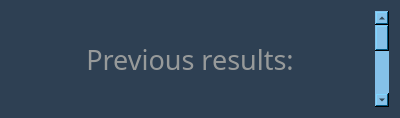
<?xml version="1.0" encoding="UTF-8"?>
<ui version="4.0">
 <class>Leader_board</class>
 <widget class="QDialog" name="Leader_board">
  <property name="geometry">
   <rect>
    <x>0</x>
    <y>0</y>
    <width>400</width>
    <height>118</height>
   </rect>
  </property>
  <property name="windowTitle">
   <string>Previous Results</string>
  </property>
  <property name="styleSheet">
   <string notr="true">background: #2E4053;</string>
  </property>
  <layout class="QHBoxLayout" name="horizontalLayout">
   <item>
    <layout class="QVBoxLayout" name="verticalLayout">
     <item>
      <widget class="QLabel" name="label">
       <property name="font">
        <font>
         <family>Playbill</family>
         <pointsize>20</pointsize>
        </font>
       </property>
       <property name="styleSheet">
        <string notr="true">color: #979A9A;</string>
       </property>
       <property name="text">
        <string>Previous results:</string>
       </property>
       <property name="alignment">
        <set>Qt::AlignCenter</set>
       </property>
      </widget>
     </item>
     <item>
      <layout class="QVBoxLayout" name="leadersLayout"/>
     </item>
    </layout>
   </item>
   <item>
    <widget class="QScrollBar" name="verticalScrollBar">
     <property name="palette">
      <palette>
       <active>
        <colorrole role="WindowText">
         <brush brushstyle="SolidPattern">
          <color alpha="255">
           <red>0</red>
           <green>0</green>
           <blue>0</blue>
          </color>
         </brush>
        </colorrole>
        <colorrole role="Button">
         <brush brushstyle="SolidPattern">
          <color alpha="255">
           <red>0</red>
           <green>170</green>
           <blue>255</blue>
          </color>
         </brush>
        </colorrole>
        <colorrole role="Light">
         <brush brushstyle="SolidPattern">
          <color alpha="255">
           <red>127</red>
           <green>213</green>
           <blue>255</blue>
          </color>
         </brush>
        </colorrole>
        <colorrole role="Midlight">
         <brush brushstyle="SolidPattern">
          <color alpha="255">
           <red>63</red>
           <green>191</green>
           <blue>255</blue>
          </color>
         </brush>
        </colorrole>
        <colorrole role="Dark">
         <brush brushstyle="SolidPattern">
          <color alpha="255">
           <red>0</red>
           <green>85</green>
           <blue>127</blue>
          </color>
         </brush>
        </colorrole>
        <colorrole role="Mid">
         <brush brushstyle="SolidPattern">
          <color alpha="255">
           <red>0</red>
           <green>113</green>
           <blue>170</blue>
          </color>
         </brush>
        </colorrole>
        <colorrole role="Text">
         <brush brushstyle="SolidPattern">
          <color alpha="255">
           <red>0</red>
           <green>0</green>
           <blue>0</blue>
          </color>
         </brush>
        </colorrole>
        <colorrole role="BrightText">
         <brush brushstyle="SolidPattern">
          <color alpha="255">
           <red>255</red>
           <green>255</green>
           <blue>255</blue>
          </color>
         </brush>
        </colorrole>
        <colorrole role="ButtonText">
         <brush brushstyle="SolidPattern">
          <color alpha="255">
           <red>0</red>
           <green>0</green>
           <blue>0</blue>
          </color>
         </brush>
        </colorrole>
        <colorrole role="Base">
         <brush brushstyle="SolidPattern">
          <color alpha="255">
           <red>255</red>
           <green>255</green>
           <blue>255</blue>
          </color>
         </brush>
        </colorrole>
        <colorrole role="Window">
         <brush brushstyle="SolidPattern">
          <color alpha="255">
           <red>0</red>
           <green>170</green>
           <blue>255</blue>
          </color>
         </brush>
        </colorrole>
        <colorrole role="Shadow">
         <brush brushstyle="SolidPattern">
          <color alpha="255">
           <red>0</red>
           <green>0</green>
           <blue>0</blue>
          </color>
         </brush>
        </colorrole>
        <colorrole role="AlternateBase">
         <brush brushstyle="SolidPattern">
          <color alpha="255">
           <red>127</red>
           <green>212</green>
           <blue>255</blue>
          </color>
         </brush>
        </colorrole>
        <colorrole role="ToolTipBase">
         <brush brushstyle="SolidPattern">
          <color alpha="255">
           <red>255</red>
           <green>255</green>
           <blue>220</blue>
          </color>
         </brush>
        </colorrole>
        <colorrole role="ToolTipText">
         <brush brushstyle="SolidPattern">
          <color alpha="255">
           <red>0</red>
           <green>0</green>
           <blue>0</blue>
          </color>
         </brush>
        </colorrole>
       </active>
       <inactive>
        <colorrole role="WindowText">
         <brush brushstyle="SolidPattern">
          <color alpha="255">
           <red>0</red>
           <green>0</green>
           <blue>0</blue>
          </color>
         </brush>
        </colorrole>
        <colorrole role="Button">
         <brush brushstyle="SolidPattern">
          <color alpha="255">
           <red>0</red>
           <green>170</green>
           <blue>255</blue>
          </color>
         </brush>
        </colorrole>
        <colorrole role="Light">
         <brush brushstyle="SolidPattern">
          <color alpha="255">
           <red>127</red>
           <green>213</green>
           <blue>255</blue>
          </color>
         </brush>
        </colorrole>
        <colorrole role="Midlight">
         <brush brushstyle="SolidPattern">
          <color alpha="255">
           <red>63</red>
           <green>191</green>
           <blue>255</blue>
          </color>
         </brush>
        </colorrole>
        <colorrole role="Dark">
         <brush brushstyle="SolidPattern">
          <color alpha="255">
           <red>0</red>
           <green>85</green>
           <blue>127</blue>
          </color>
         </brush>
        </colorrole>
        <colorrole role="Mid">
         <brush brushstyle="SolidPattern">
          <color alpha="255">
           <red>0</red>
           <green>113</green>
           <blue>170</blue>
          </color>
         </brush>
        </colorrole>
        <colorrole role="Text">
         <brush brushstyle="SolidPattern">
          <color alpha="255">
           <red>0</red>
           <green>0</green>
           <blue>0</blue>
          </color>
         </brush>
        </colorrole>
        <colorrole role="BrightText">
         <brush brushstyle="SolidPattern">
          <color alpha="255">
           <red>255</red>
           <green>255</green>
           <blue>255</blue>
          </color>
         </brush>
        </colorrole>
        <colorrole role="ButtonText">
         <brush brushstyle="SolidPattern">
          <color alpha="255">
           <red>0</red>
           <green>0</green>
           <blue>0</blue>
          </color>
         </brush>
        </colorrole>
        <colorrole role="Base">
         <brush brushstyle="SolidPattern">
          <color alpha="255">
           <red>255</red>
           <green>255</green>
           <blue>255</blue>
          </color>
         </brush>
        </colorrole>
        <colorrole role="Window">
         <brush brushstyle="SolidPattern">
          <color alpha="255">
           <red>0</red>
           <green>170</green>
           <blue>255</blue>
          </color>
         </brush>
        </colorrole>
        <colorrole role="Shadow">
         <brush brushstyle="SolidPattern">
          <color alpha="255">
           <red>0</red>
           <green>0</green>
           <blue>0</blue>
          </color>
         </brush>
        </colorrole>
        <colorrole role="AlternateBase">
         <brush brushstyle="SolidPattern">
          <color alpha="255">
           <red>127</red>
           <green>212</green>
           <blue>255</blue>
          </color>
         </brush>
        </colorrole>
        <colorrole role="ToolTipBase">
         <brush brushstyle="SolidPattern">
          <color alpha="255">
           <red>255</red>
           <green>255</green>
           <blue>220</blue>
          </color>
         </brush>
        </colorrole>
        <colorrole role="ToolTipText">
         <brush brushstyle="SolidPattern">
          <color alpha="255">
           <red>0</red>
           <green>0</green>
           <blue>0</blue>
          </color>
         </brush>
        </colorrole>
       </inactive>
       <disabled>
        <colorrole role="WindowText">
         <brush brushstyle="SolidPattern">
          <color alpha="255">
           <red>0</red>
           <green>85</green>
           <blue>127</blue>
          </color>
         </brush>
        </colorrole>
        <colorrole role="Button">
         <brush brushstyle="SolidPattern">
          <color alpha="255">
           <red>0</red>
           <green>170</green>
           <blue>255</blue>
          </color>
         </brush>
        </colorrole>
        <colorrole role="Light">
         <brush brushstyle="SolidPattern">
          <color alpha="255">
           <red>127</red>
           <green>213</green>
           <blue>255</blue>
          </color>
         </brush>
        </colorrole>
        <colorrole role="Midlight">
         <brush brushstyle="SolidPattern">
          <color alpha="255">
           <red>63</red>
           <green>191</green>
           <blue>255</blue>
          </color>
         </brush>
        </colorrole>
        <colorrole role="Dark">
         <brush brushstyle="SolidPattern">
          <color alpha="255">
           <red>0</red>
           <green>85</green>
           <blue>127</blue>
          </color>
         </brush>
        </colorrole>
        <colorrole role="Mid">
         <brush brushstyle="SolidPattern">
          <color alpha="255">
           <red>0</red>
           <green>113</green>
           <blue>170</blue>
          </color>
         </brush>
        </colorrole>
        <colorrole role="Text">
         <brush brushstyle="SolidPattern">
          <color alpha="255">
           <red>0</red>
           <green>85</green>
           <blue>127</blue>
          </color>
         </brush>
        </colorrole>
        <colorrole role="BrightText">
         <brush brushstyle="SolidPattern">
          <color alpha="255">
           <red>255</red>
           <green>255</green>
           <blue>255</blue>
          </color>
         </brush>
        </colorrole>
        <colorrole role="ButtonText">
         <brush brushstyle="SolidPattern">
          <color alpha="255">
           <red>0</red>
           <green>85</green>
           <blue>127</blue>
          </color>
         </brush>
        </colorrole>
        <colorrole role="Base">
         <brush brushstyle="SolidPattern">
          <color alpha="255">
           <red>0</red>
           <green>170</green>
           <blue>255</blue>
          </color>
         </brush>
        </colorrole>
        <colorrole role="Window">
         <brush brushstyle="SolidPattern">
          <color alpha="255">
           <red>0</red>
           <green>170</green>
           <blue>255</blue>
          </color>
         </brush>
        </colorrole>
        <colorrole role="Shadow">
         <brush brushstyle="SolidPattern">
          <color alpha="255">
           <red>0</red>
           <green>0</green>
           <blue>0</blue>
          </color>
         </brush>
        </colorrole>
        <colorrole role="AlternateBase">
         <brush brushstyle="SolidPattern">
          <color alpha="255">
           <red>0</red>
           <green>170</green>
           <blue>255</blue>
          </color>
         </brush>
        </colorrole>
        <colorrole role="ToolTipBase">
         <brush brushstyle="SolidPattern">
          <color alpha="255">
           <red>255</red>
           <green>255</green>
           <blue>220</blue>
          </color>
         </brush>
        </colorrole>
        <colorrole role="ToolTipText">
         <brush brushstyle="SolidPattern">
          <color alpha="255">
           <red>0</red>
           <green>0</green>
           <blue>0</blue>
          </color>
         </brush>
        </colorrole>
       </disabled>
      </palette>
     </property>
     <property name="styleSheet">
      <string notr="true">background: #85C1E9;</string>
     </property>
     <property name="orientation">
      <enum>Qt::Vertical</enum>
     </property>
    </widget>
   </item>
  </layout>
 </widget>
 <resources/>
 <connections/>
</ui>
